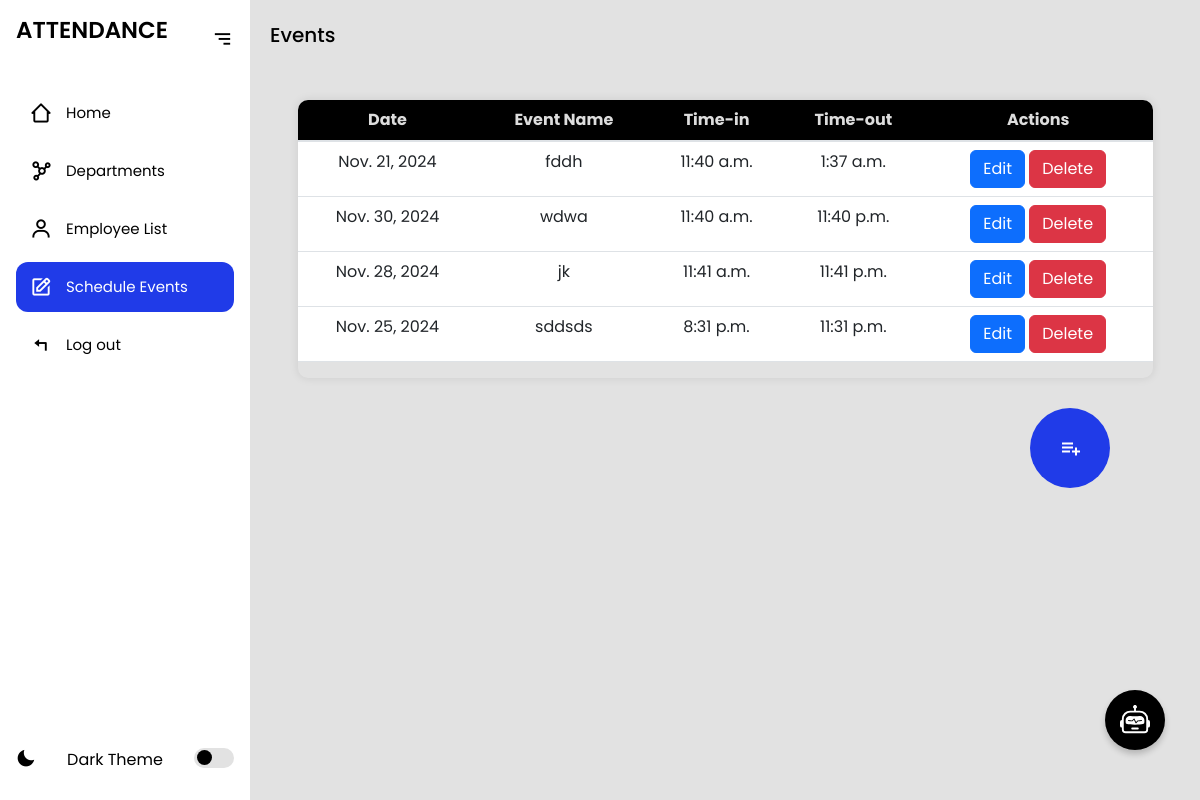
Page /schedules/ on the earlier database version.
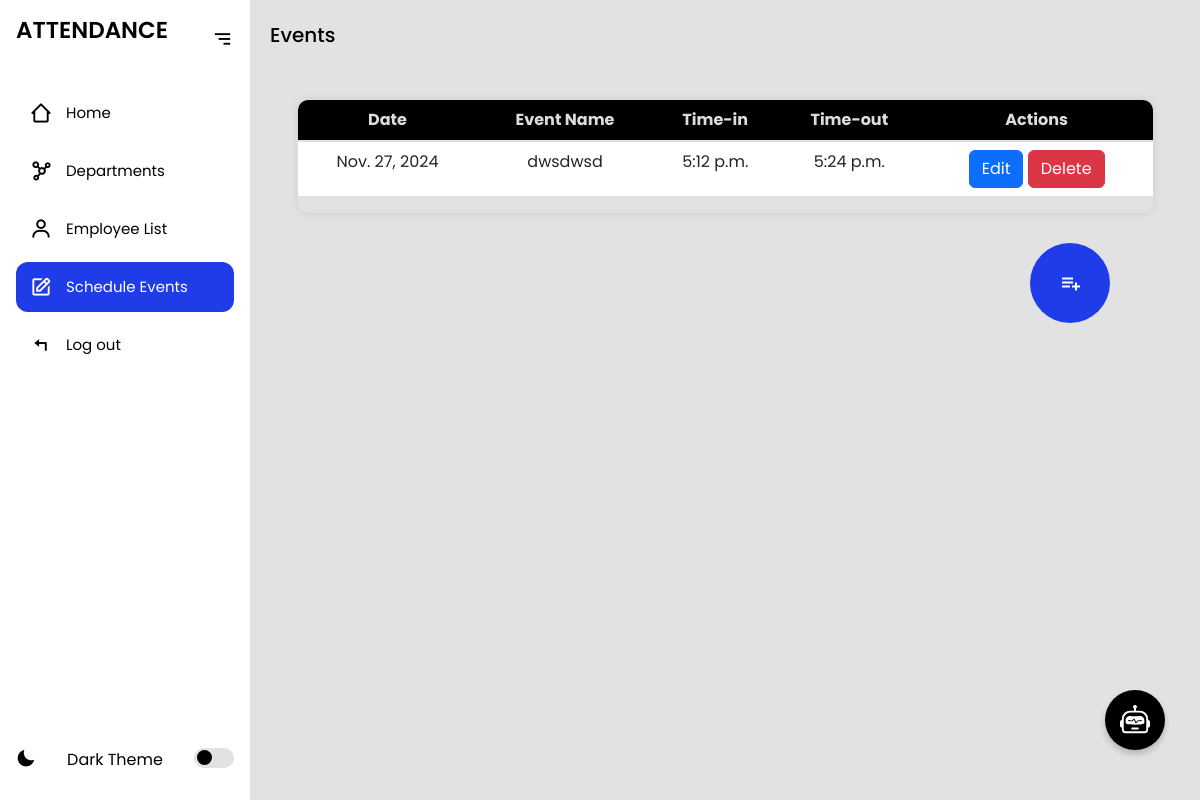
Same page on the later database version.
### myapp/models.py (models this page shows, shortened)
class CustomSchedule(models.Model):
    date = models.DateField(unique=True)
    time_in = models.TimeField()
    time_out = models.TimeField()
    reason = models.TextField(blank=True)

### myapp/views.py (the view, shortened to what this page needs)
# urls.py: path('schedules/', views.schedule_list, name='schedule_list'),
def schedule_list(request):
    schedules = CustomSchedule.objects.all()
    alert_message = None
    alert_icon = None
    return render(request, 'schedule_list.html', {
        'schedules': schedules,
        'alert_message': alert_message,
        'alert_icon': alert_icon
    })

### myapp/templates/schedule_list.html (shortened to what this page needs)
{% extends 'index.html' %}
{% block content %}
<section class="home">
    <p>Events</p>
<div class="table-container">
    <table class="table">
        <thead>
            <tr>
                <th scope="col">Date</th>
                <th scope="col">Event Name</th>
                <th scope="col">Time-in</th>
                <th scope="col">Time-out</th>
                <th scope="col">Actions</th>
            </tr>
        </thead>
        <tbody>
            {% for schedule in schedules %}
            <tr>
                <td>{{ schedule.date }}</td>
                <td>{{ schedule.reason|default:"N/A" }}</td>
                <td>{{ schedule.time_in }}</td>
                <td>{{ schedule.time_out }}</td>
                 <td>
                        <button type="button" class="btn btn-primary" data-bs-toggle="modal" data-bs-target="#editModal-{{ schedule.id }}">
                            Edit
                        </button>
                        <button type="button" class="btn btn-danger" data-bs-toggle="modal" data-bs-target="#deleteModal-{{ schedule.id }}">
                            Delete
                        </button>
                    </div>
                </td>
            </tr>
            {% empty %}
            <tr>
                <td colspan="5">No schedules available.</td>
            </tr>
            {% endfor %}
<div class='add-emp'
style="
    display: flex;
    align-items: center;
    justify-content: end;
    margin-right: 90px;
    ">
<button title="Add new employee" type="button"
class="bx bx-list-plus"
data-bs-toggle="modal"
data-bs-target="#addCustomModal"
style="
    width: 80px;
    height: 80px;
    border-radius: 50%;
    font-size: 24px;
    display: flex;
    align-items: center;
    justify-content: center;
    color: white;
    border: none;
    cursor: pointer;
    ">
</button>
</div>
</section>
{% endblock %}

Differences in the rows shown:
removed CustomSchedule: date "Nov. 21, 2024", reason "fddh", time_in "11:40 a.m.", time_out "1:37 a.m."
removed CustomSchedule: date "Nov. 30, 2024", reason "wdwa", time_in "11:40 a.m.", time_out "11:40 p.m."
removed CustomSchedule: date "Nov. 28, 2024", reason "jk", time_in "11:41 a.m.", time_out "11:41 p.m."
removed CustomSchedule: date "Nov. 25, 2024", reason "sddsds", time_in "8:31 p.m.", time_out "11:31 p.m."
added CustomSchedule: date "Nov. 27, 2024", reason "dwsdwsd", time_in "5:12 p.m.", time_out "5:24 p.m."
